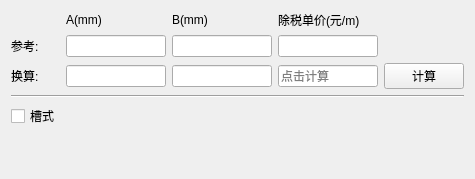
      <widget class="QWidget" name="page_7">
       <layout class="QGridLayout" name="gridLayout_7">
        <item row="5" column="0">
         <spacer name="verticalSpacer_6">
          <property name="orientation">
           <enum>Qt::Vertical</enum>
          </property>
          <property name="sizeHint" stdset="0">
           <size>
            <width>20</width>
            <height>40</height>
           </size>
          </property>
         </spacer>
        </item>
        <item row="1" column="3">
         <widget class="QLineEdit" name="lineEdit_22">
          <property name="maximumSize">
           <size>
            <width>100</width>
            <height>16777215</height>
           </size>
          </property>
         </widget>
        </item>
        <item row="2" column="3">
         <widget class="QLineEdit" name="lineEdit_25">
          <property name="maximumSize">
           <size>
            <width>100</width>
            <height>16777215</height>
           </size>
          </property>
          <property name="placeholderText">
           <string>点击计算</string>
          </property>
         </widget>
        </item>
        <item row="2" column="2">
         <widget class="QLineEdit" name="lineEdit_24">
          <property name="maximumSize">
           <size>
            <width>100</width>
            <height>16777215</height>
           </size>
          </property>
         </widget>
        </item>
        <item row="0" column="1">
         <widget class="QLabel" name="label_31">
          <property name="text">
           <string>A(mm)</string>
          </property>
         </widget>
        </item>
        <item row="0" column="2">
         <widget class="QLabel" name="label_32">
          <property name="text">
           <string>B(mm)</string>
          </property>
         </widget>
        </item>
        <item row="1" column="2">
         <widget class="QLineEdit" name="lineEdit_21">
          <property name="maximumSize">
           <size>
            <width>100</width>
            <height>16777215</height>
           </size>
          </property>
         </widget>
        </item>
        <item row="2" column="1">
         <widget class="QLineEdit" name="lineEdit_23">
          <property name="maximumSize">
           <size>
            <width>100</width>
            <height>16777215</height>
           </size>
          </property>
         </widget>
        </item>
        <item row="0" column="3">
         <widget class="QLabel" name="label_33">
          <property name="text">
           <string>除税单价(元/m)</string>
          </property>
         </widget>
        </item>
        <item row="1" column="0">
         <widget class="QLabel" name="label_34">
          <property name="maximumSize">
           <size>
            <width>100</width>
            <height>16777215</height>
           </size>
          </property>
          <property name="text">
           <string>参考:</string>
          </property>
         </widget>
        </item>
        <item row="2" column="4">
         <widget class="QPushButton" name="pushButton_6">
          <property name="maximumSize">
           <size>
            <width>100</width>
            <height>16777215</height>
           </size>
          </property>
          <property name="text">
           <string>计算</string>
          </property>
         </widget>
        </item>
        <item row="3" column="0" colspan="5">
         <widget class="Line" name="line_6">
          <property name="orientation">
           <enum>Qt::Horizontal</enum>
          </property>
         </widget>
        </item>
        <item row="2" column="0">
         <widget class="QLabel" name="label_35">
          <property name="maximumSize">
           <size>
            <width>100</width>
            <height>16777215</height>
           </size>
          </property>
          <property name="text">
           <string>换算:</string>
          </property>
         </widget>
        </item>
        <item row="1" column="1">
         <widget class="QLineEdit" name="lineEdit_20">
          <property name="maximumSize">
           <size>
            <width>100</width>
            <height>16777215</height>
           </size>
          </property>
         </widget>
        </item>
        <item row="4" column="0">
         <widget class="QCheckBox" name="checkBox">
          <property name="text">
           <string>槽式</string>
          </property>
         </widget>
        </item>
       </layout>
      </widget>
